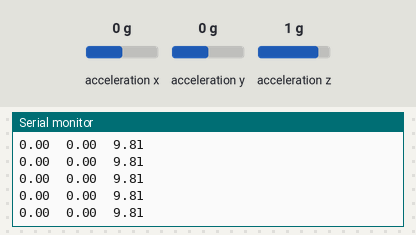
Simulated run of this sketch. Board: Arduino Uno, built with avr-gcc and run on an emulated ATmega328P. Shown: the last lines printed to the serial monitor. Inputs (shaded band) come from the test bench; at power-on: acceleration x 0 g, acceleration y 0 g, acceleration z 1 g.

Above: at 1.2 s.
1.3 s: acceleration x set to -1.4 g
At 2.3 s:
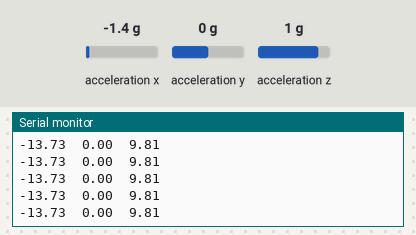
4.3 s: acceleration y set to -1.4 g
At 5.2 s:
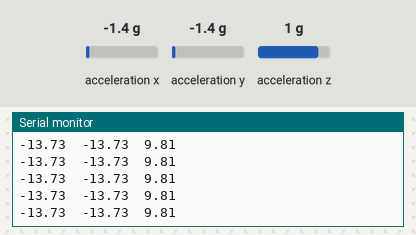
7.3 s: acceleration z set to -0.8 g
At 8.2 s:
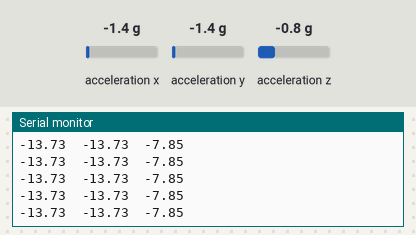

Measured:
- after the input at 1.3 s, the serial monitor: prints a new line after 0.08 s (image 1)
- after the input at 4.3 s, the serial monitor: prints a new line after 0.08 s (image 2)
- after the input at 7.3 s, the serial monitor: prints a new line after 0.07 s (image 3)

The sketch:

readAccelerations.ino
```cpp
#include <Wire.h>
#include <Adafruit_MMA8451.h>
#include <Adafruit_Sensor.h>
#include <EEPROM.h>
#include <stdint.h>

Adafruit_MMA8451 mma = Adafruit_MMA8451();

int addr = 0;
float x, y, z;

void setup() {
  Serial.begin(9600);
  if (! mma.begin()) {
    Serial.println("Couldnt start");
    while (1);
  }
  mma.setRange(MMA8451_RANGE_8_G);

}

void loop() {
  sensors_event_t event;
  mma.getEvent(&event);
  x = event.acceleration.x;
  y = event.acceleration.y;
  z = event.acceleration.z;
  Serial.print(event.acceleration.x); Serial.print("\t");
  Serial.print(event.acceleration.y); Serial.print("\t");
  Serial.print(event.acceleration.z); Serial.print("\t"); Serial.print("\n");
}
```
